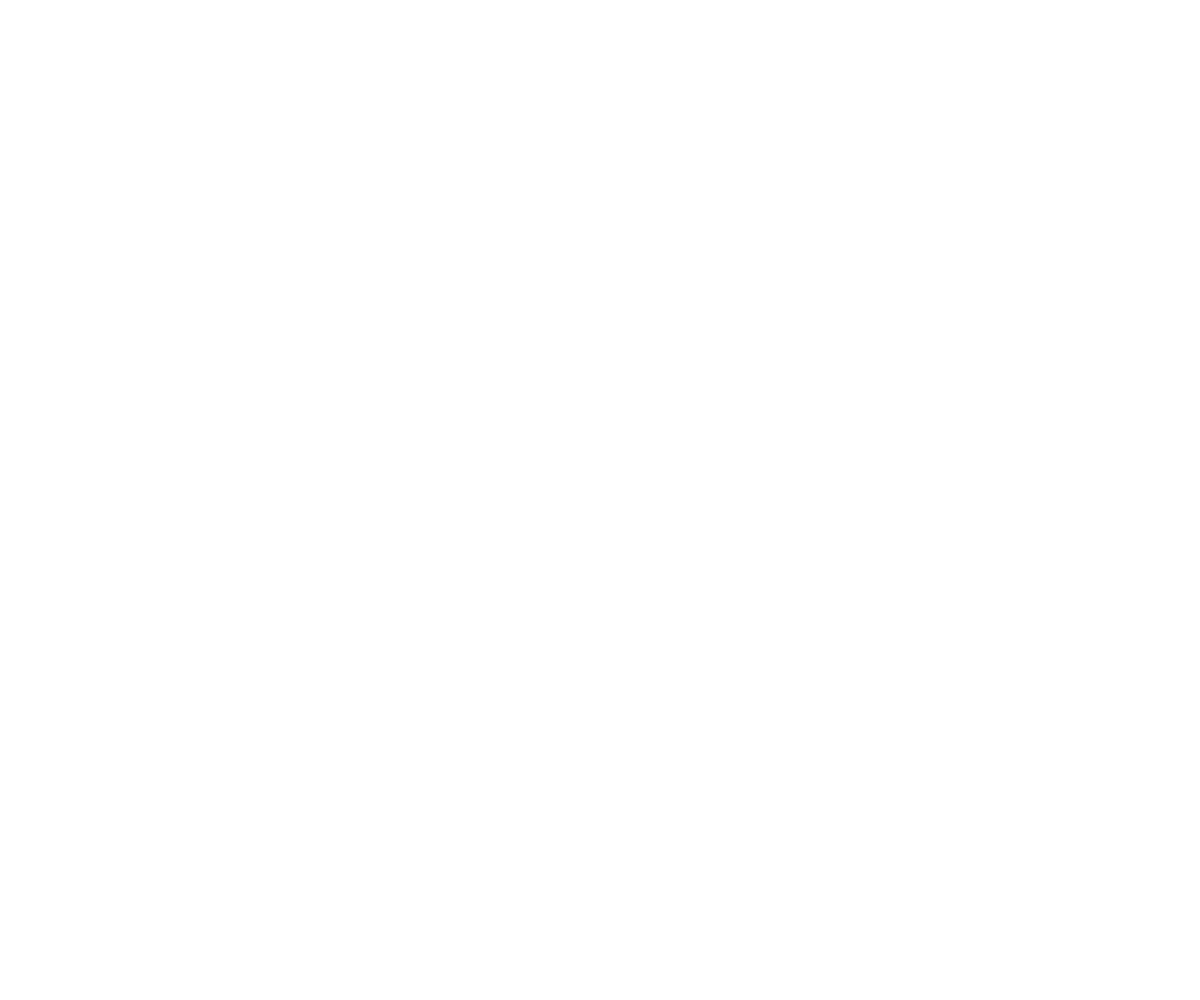
Frame 1 (no input)
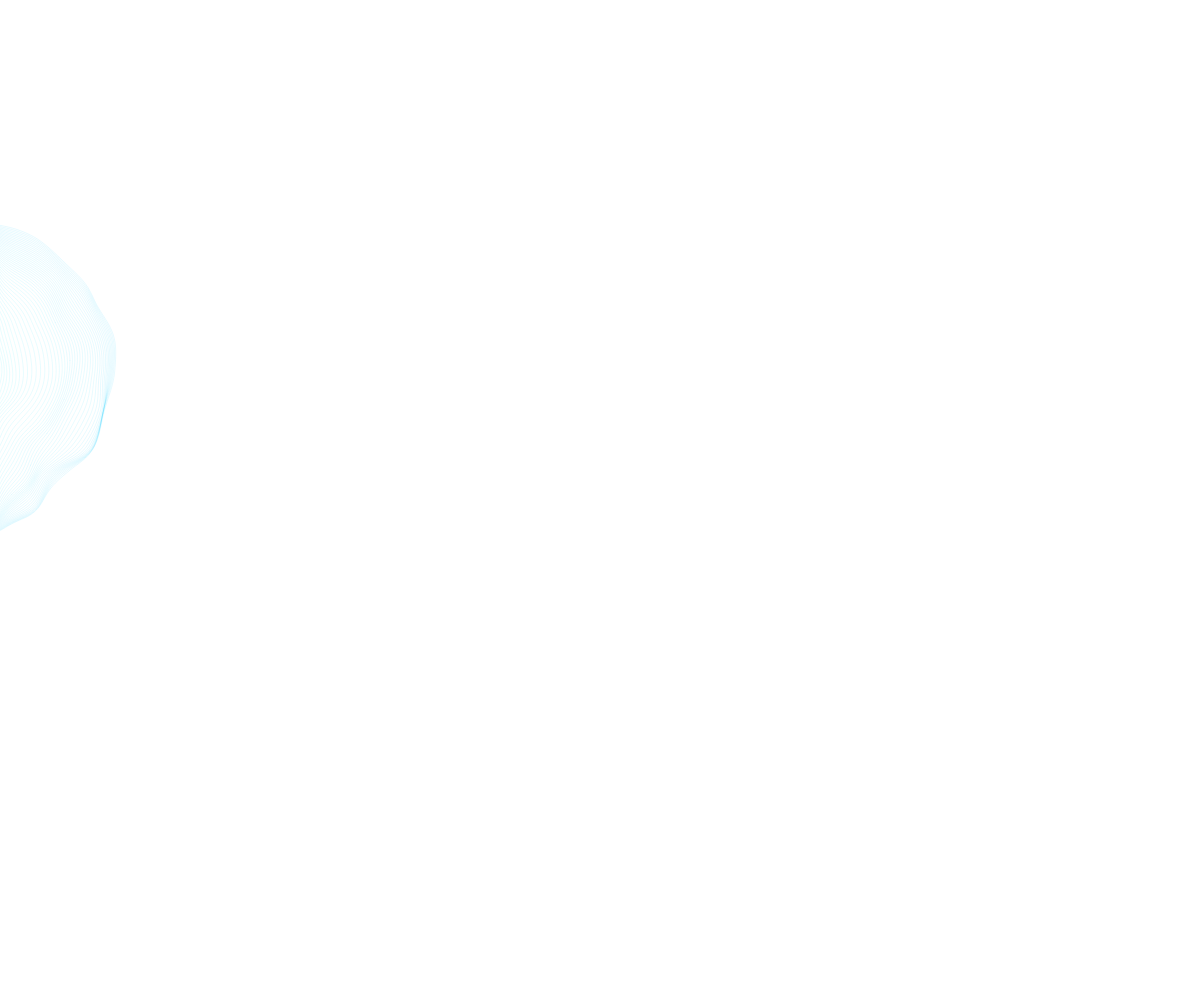
Frame 60 (no input)
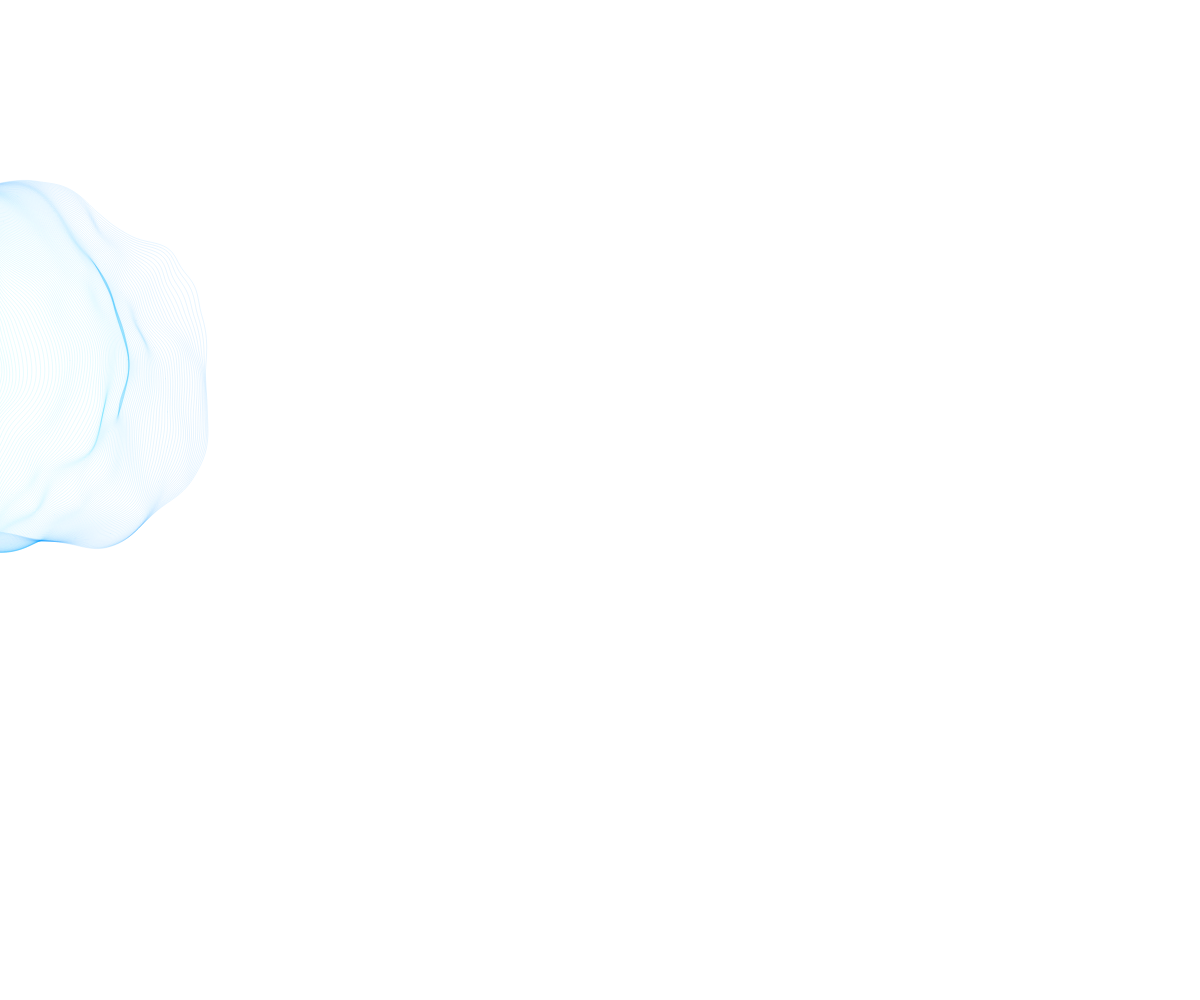
Frame 120 (the mouse pressed at the canvas centre since frame 60)

The p5.js sketch that drew these frames (run headless with seeded random() and noise() and a simulated clock; from frame 60 on, the mouse is pressed at the canvas centre):

// p5.js sketch
// ── sketch.js
var np = 300;
var startcol;

function setup() {
	createCanvas(windowWidth, windowHeight);
	background(255);
	noFill();
	noiseSeed(random(100));
	startcol = random(255);
}

function draw() {
	// background(51);
	beginShape();
	var sx, sy;
	for(var i = 0; i < np; i++) {
		var angle = map(i, 0, np, 0, TWO_PI);
		var cx = frameCount * 2 - 200;
		var cy = height / 3 + 50 * sin(frameCount / 50);
		var xx = 100 * cos(angle + cx / 10);
		var yy = 100 * sin(angle + cx / 10);
		var v = createVector(xx, yy);
		xx = (xx + cx) / 150; yy = (yy + cy) / 150;
		v.mult(1 + 1.5 * noise(xx, yy));
		vertex(cx + v.x, cy + v.y);
		if(i == 0) {
			sx = cx + v.x;
			sy = cy + v.y;
		}
	}
	colorMode(HSB);
	var hue = cx / 10 - startcol;
	if(hue < 0) hue += 255;
	stroke(hue, 100, 120);
	strokeWeight(0.1);
	vertex(sx, sy);
	endShape();
	if(frameCount > width + 500) {
		noLoop();
	}
}
